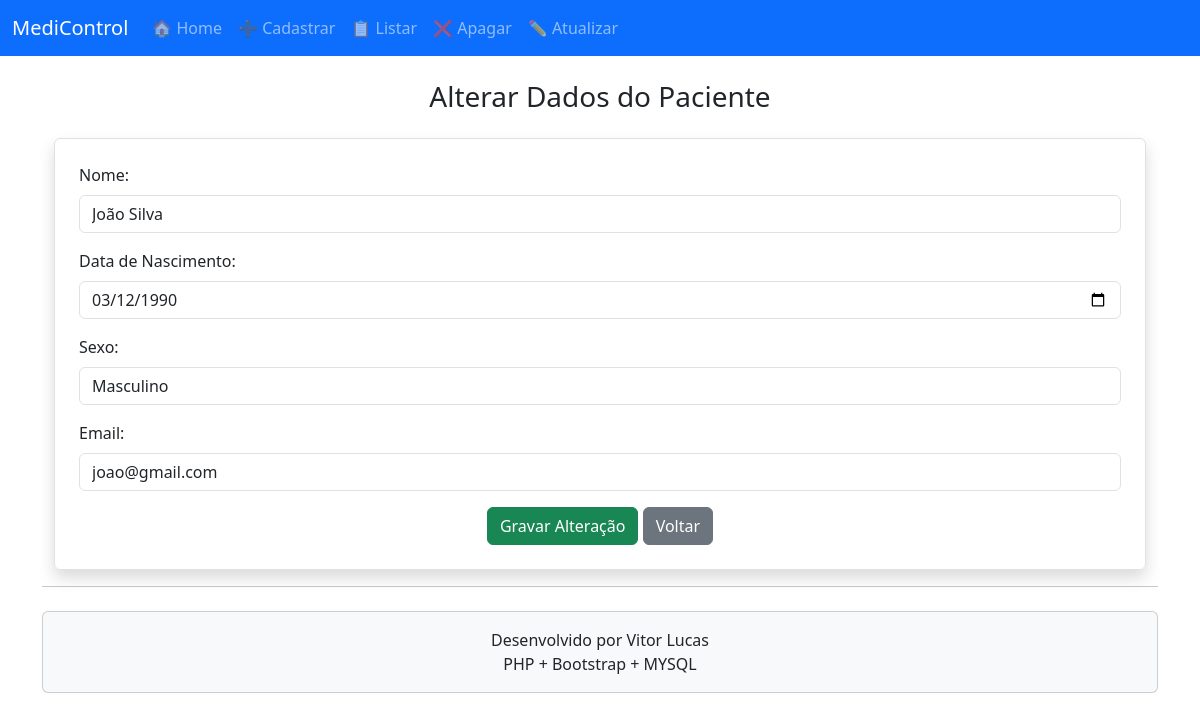
/view.formAltPaciente.php?id_paciente=1, run on the app's committed database.
### tables this page shows
CREATE TABLE paciente (
	id_paciente INTEGER NOT NULL AUTO_INCREMENT,
	nome VARCHAR(100) NOT NULL,
	data_nascimento DATE NOT NULL,
	sexo VARCHAR(10) NOT NULL,
	email VARCHAR(50) NOT NULL,
	PRIMARY KEY (id_paciente)
);

### model.paciente.class.php (called while the page is built, shortened)
<?php
include_once('model.persistirBD.class.php');
class paciente {
	public $nome;
	public $data_nascimento;
    public $sexo;
    public $email;
	function persistirConsulta($vid){
		$cad= new persistirBD("127.0.0.1", "root", "", "bd_medicamentos");
		$cad->conectar();
		$cad->persistir("SELECT * FROM paciente WHERE id_paciente=".$vid);
		$rel = $cad->retornoConsultas();
		return $rel;
	}
	function buscarPaciente($pio){
		$valorCad=$this->persistirConsulta($pio);
	}
	function __construct($vnm,$vdn,$vsx, $vem) {
			$this->nome = $vnm;
			$this->data_nascimento = $vdn;
			$this->sexo = $vsx;
			$this->email = $vem;
	}
	function setNome($vnm){
		$this->nome=$vnm;
	}
	function getNome(){
	return $this->nome;
	}
	function setDataNascimento($vdn){
	$this->data_nascimento=$vdn;
	}
	function getDataNascimento(){
		return $this->data_nascimento;
	}
	function setSexo($vsx){
	$this->sexo=$vsx;
	}
	function getSexo(){
		return $this->sexo;
	}
	function setEmail($vem){
	$this->email=$vem;
	}
	function getEmail(){
		return $this->email;
	}
}
?>

### model.persistirBD.class.php (called while the page is built, shortened)
<?php
class persistirBD {
	protected $servidor;
	protected $usuario;
	protected $senha;
	protected $banco;
	protected $db;
	function __construct($srv,$usu,$pass,$bd) {
		$this->servidor = $srv;
		$this->usuario = $usu;
		$this->senha = $pass;
		$this->banco = $bd;
	}
       public function conectar() {
		$this->db = new mysqli($this->servidor,$this->usuario,$this->senha,$this->banco);
		if(mysqli_connect_errno()){
			return 0;
		} else {
			return 1;
		}
	}
	public function persistir($sql) {
		$this->consulta = $sql;
		$this->resultado = $this->db->query($this->consulta);
	}
}
?>

### view.formAltPaciente.php (the view, shortened to what this page needs)
<?php
include_once('view.cabecalho.php');
include_once('model.paciente.class.php');
$paciente = new paciente("", "", "", "");
$paciente->buscarPaciente($_GET['id_paciente']);
?>
<div class="container mt-4">
    <h3 class="text-center mb-4">Alterar Dados do Paciente</h3>
    <form method="post" action="controller.updPaciente.php" class="border p-4 rounded shadow">
        <div class="mb-3">
            <label class="form-label">Nome:</label>
            <input type="text" name="nome" value="<?php echo $paciente->getNome(); ?>" class="form-control" required>
        </div>
        <div class="mb-3">
            <label class="form-label">Data de Nascimento:</label>
            <input type="date" name="data_nascimento" value="<?php echo $paciente->getDataNascimento(); ?>" class="form-control" required>
        </div>
        <div class="mb-3">
            <label class="form-label">Sexo:</label>
            <input type="text" name="sexo" value="<?php echo $paciente->getSexo(); ?>" class="form-control" required>
        </div>
        <div class="mb-3">
            <label class="form-label">Email:</label>
            <input type="email" name="email" value="<?php echo $paciente->getEmail(); ?>" class="form-control" required>
        </div>
        <div class="text-center">
            <button type="submit" class="btn btn-success">Gravar Alteração</button>
            <a href="view.formUpdPaciente.php" class="btn btn-secondary">Voltar</a>
        </div>
    </form>
</div>
<?php
include_once('view.rodape.php');
?>

### data on the page
paciente: nome "João Silva", data_nascimento "03/12/1990", sexo "Masculino", email "joao@gmail.com"
